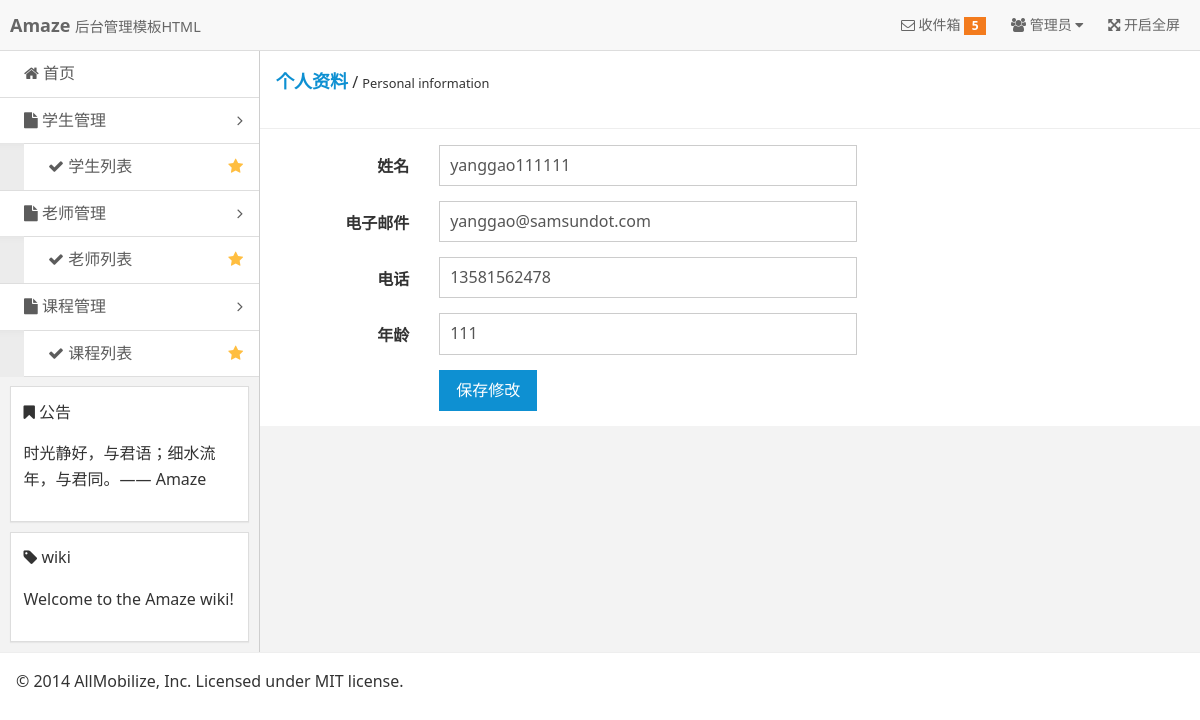
/teacherdetail/2/, run on the app's committed database.
### Person/models.py (models this page shows)
class Teacher(models.Model):
    email=models.EmailField(verbose_name='电子邮箱',max_length=30)
    mobilephone = models.CharField(verbose_name='手机', max_length=11)
    username=models.CharField(verbose_name='姓名',max_length=10)
    age = models.IntegerField(verbose_name='年龄')
    password = models.CharField(verbose_name='密码', max_length=10)
    createdate = models.DateTimeField(verbose_name='创建时间', auto_now=True)
    modifydate = models.DateTimeField(verbose_name='修改时间', auto_now=True)

### Person/views.py (the view, shortened to what this page needs)
# urls.py: path('teacherdetail/<int:id>/', person_views.TeacherDetail, name='teacherdetail'),
def TeacherDetail(request,id):
    if request.method.upper()=='GET':
        person=Teacher.objects.get(id=id)
        return render(request,'Person/TeacherDetail.html',{'person':person})

### templates/Person/TeacherDetail.html (shortened to what this page needs)
{% extends 'Person/base.html' %}
{% block body1 %}
  <div class="admin-content">
    <div class="am-cf am-padding">
      <div class="am-fl am-cf"><strong class="am-text-primary am-text-lg">个人资料</strong> / <small>Personal information</small></div>
    </div>
    <hr/>
    <div class="am-g">
      <div class="am-u-sm-12 am-u-md-8 am-u-md-pull-4">
        <form class="am-form am-form-horizontal" method="post" action="{% url 'teacherdetail' person.id %}">
          <div class="am-form-group">
            <label for="user-name" class="am-u-sm-3 am-form-label">姓名</label>
            <div class="am-u-sm-9">
              <input type="text" name="username" placeholder="姓名" value="{{ person.username }}">
            </div>
          </div>
          <div class="am-form-group">
            <label for="user-email" class="am-u-sm-3 am-form-label">电子邮件</label>
            <div class="am-u-sm-9">
              <input type="email" name="email" placeholder="输入你的电子邮件" value="{{ person.email }}">
            </div>
          </div>
          <div class="am-form-group">
            <label for="user-phone" class="am-u-sm-3 am-form-label">电话</label>
            <div class="am-u-sm-9">
              <input type="text" name="mobilephone" placeholder="输入你的电话号码" value="{{ person.mobilephone }}">
            </div>
          </div>
            <div class="am-form-group">
            <label for="user-phone" class="am-u-sm-3 am-form-label">年龄</label>
            <div class="am-u-sm-9">
              <input type="number" name="age" placeholder="输入你的年龄" value="{{ person.age }}">
            </div>
          </div>
          <div class="am-form-group">
            <div class="am-u-sm-9 am-u-sm-push-3">
              <button type="submit" class="am-btn am-btn-primary">保存修改</button>
            </div>
          </div>
        </form>
      </div>
    </div>
  </div>
{% endblock %}

### static/assets/css/admin.css (style rules this page uses)
.admin-content { width: auto; overflow: hidden; height: 100%; background: #fff; }

### data on the page
Teacher: username "yanggao111111", email "yanggao@samsundot.com", mobilephone "13581562478", age "111"
